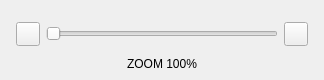
<?xml version="1.0" encoding="UTF-8"?>
<ui version="4.0">
 <class>ZoomBar</class>
 <widget class="QWidget" name="ZoomBar">
  <property name="geometry">
   <rect>
    <x>0</x>
    <y>0</y>
    <width>324</width>
    <height>80</height>
   </rect>
  </property>
  <property name="maximumSize">
   <size>
    <width>16777215</width>
    <height>80</height>
   </size>
  </property>
  <property name="windowTitle">
   <string>Form</string>
  </property>
  <property name="styleSheet">
   <string notr="true"/>
  </property>
  <layout class="QVBoxLayout" name="verticalLayout">
   <property name="spacing">
    <number>0</number>
   </property>
   <property name="leftMargin">
    <number>16</number>
   </property>
   <property name="topMargin">
    <number>12</number>
   </property>
   <property name="rightMargin">
    <number>16</number>
   </property>
   <property name="bottomMargin">
    <number>8</number>
   </property>
   <item>
    <widget class="QWidget" name="widget" native="true">
     <property name="minimumSize">
      <size>
       <width>288</width>
       <height>44</height>
      </size>
     </property>
     <layout class="QHBoxLayout" name="horizontalLayout">
      <property name="leftMargin">
       <number>0</number>
      </property>
      <property name="rightMargin">
       <number>0</number>
      </property>
      <item>
       <widget class="QToolButton" name="minus_btn">
        <property name="minimumSize">
         <size>
          <width>24</width>
          <height>24</height>
         </size>
        </property>
        <property name="maximumSize">
         <size>
          <width>24</width>
          <height>24</height>
         </size>
        </property>
        <property name="text">
         <string/>
        </property>
       </widget>
      </item>
      <item>
       <widget class="QSlider" name="zoom_slider">
        <property name="minimumSize">
         <size>
          <width>0</width>
          <height>24</height>
         </size>
        </property>
        <property name="orientation">
         <enum>Qt::Horizontal</enum>
        </property>
       </widget>
      </item>
      <item>
       <widget class="QToolButton" name="add_btn">
        <property name="minimumSize">
         <size>
          <width>24</width>
          <height>24</height>
         </size>
        </property>
        <property name="maximumSize">
         <size>
          <width>24</width>
          <height>24</height>
         </size>
        </property>
        <property name="text">
         <string/>
        </property>
       </widget>
      </item>
     </layout>
    </widget>
   </item>
   <item>
    <widget class="QLabel" name="value_label">
     <property name="minimumSize">
      <size>
       <width>288</width>
       <height>16</height>
      </size>
     </property>
     <property name="text">
      <string>ZOOM 100%</string>
     </property>
     <property name="alignment">
      <set>Qt::AlignCenter</set>
     </property>
    </widget>
   </item>
  </layout>
 </widget>
 <resources/>
 <connections/>
</ui>
